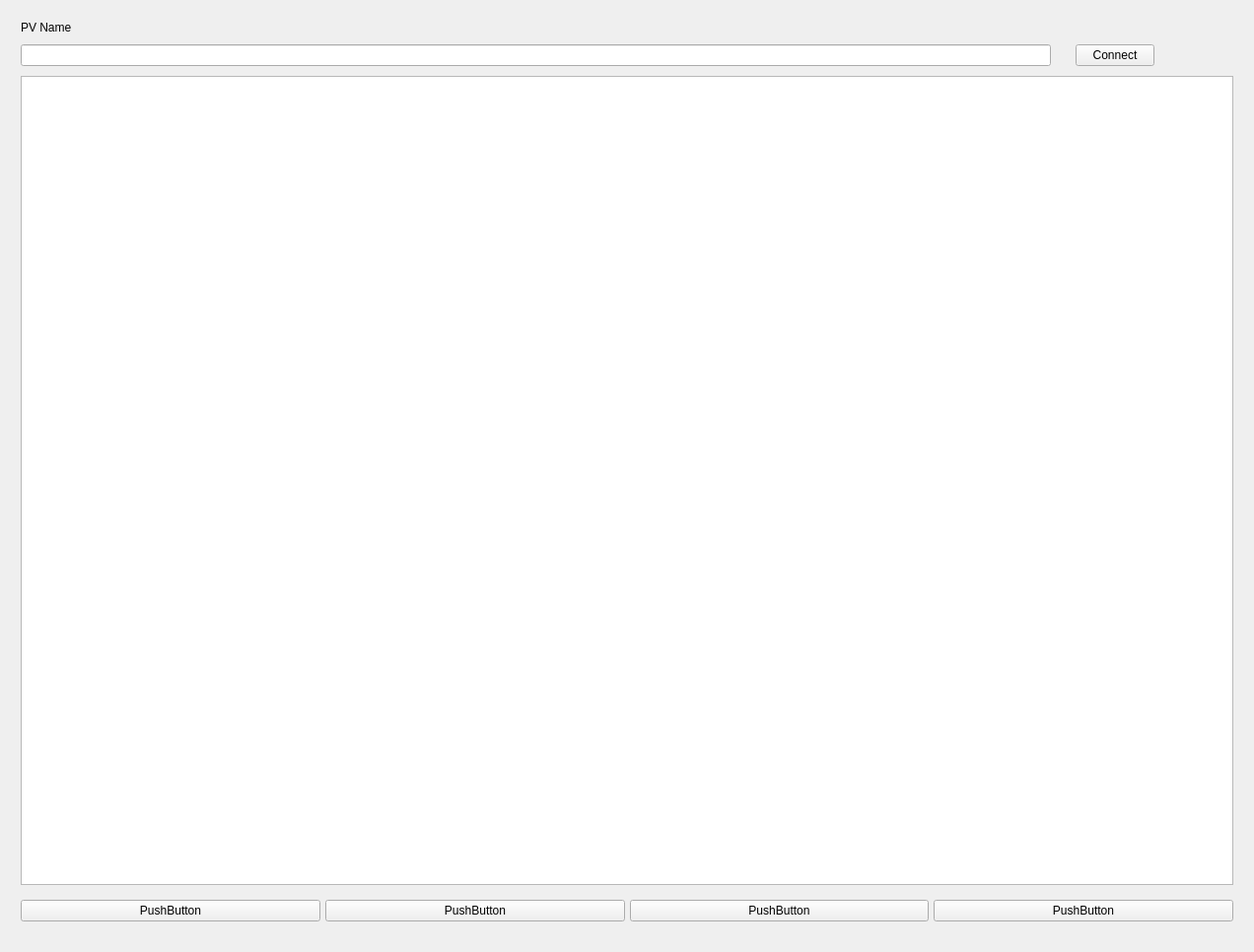
<?xml version="1.0" encoding="UTF-8"?>
<ui version="4.0">
 <class>Form</class>
 <widget class="QWidget" name="Form">
  <property name="geometry">
   <rect>
    <x>0</x>
    <y>0</y>
    <width>1272</width>
    <height>966</height>
   </rect>
  </property>
  <property name="sizePolicy">
   <sizepolicy hsizetype="Preferred" vsizetype="MinimumExpanding">
    <horstretch>0</horstretch>
    <verstretch>0</verstretch>
   </sizepolicy>
  </property>
  <property name="minimumSize">
   <size>
    <width>800</width>
    <height>600</height>
   </size>
  </property>
  <property name="maximumSize">
   <size>
    <width>1600</width>
    <height>1800</height>
   </size>
  </property>
  <property name="windowTitle">
   <string>Form</string>
  </property>
  <layout class="QHBoxLayout" name="horizontalLayout_2">
   <item>
    <layout class="QHBoxLayout" name="horizontalLayout" stretch="0">
     <property name="spacing">
      <number>10</number>
     </property>
     <property name="sizeConstraint">
      <enum>QLayout::SetMinAndMaxSize</enum>
     </property>
     <property name="leftMargin">
      <number>10</number>
     </property>
     <property name="topMargin">
      <number>10</number>
     </property>
     <property name="rightMargin">
      <number>10</number>
     </property>
     <property name="bottomMargin">
      <number>10</number>
     </property>
     <item>
      <layout class="QVBoxLayout" name="verticalLayout">
       <property name="spacing">
        <number>5</number>
       </property>
       <property name="sizeConstraint">
        <enum>QLayout::SetMinAndMaxSize</enum>
       </property>
       <property name="leftMargin">
        <number>0</number>
       </property>
       <property name="topMargin">
        <number>0</number>
       </property>
       <property name="rightMargin">
        <number>0</number>
       </property>
       <property name="bottomMargin">
        <number>0</number>
       </property>
       <item>
        <widget class="QLabel" name="label">
         <property name="text">
          <string>PV Name</string>
         </property>
        </widget>
       </item>
       <item>
        <layout class="QHBoxLayout" name="horizontalLayout_4">
         <property name="spacing">
          <number>25</number>
         </property>
         <property name="sizeConstraint">
          <enum>QLayout::SetMinimumSize</enum>
         </property>
         <property name="leftMargin">
          <number>0</number>
         </property>
         <property name="topMargin">
          <number>5</number>
         </property>
         <property name="rightMargin">
          <number>80</number>
         </property>
         <property name="bottomMargin">
          <number>5</number>
         </property>
         <item>
          <widget class="QLineEdit" name="pv_name"/>
         </item>
         <item>
          <widget class="QPushButton" name="pv_connect_push_button">
           <property name="text">
            <string>Connect</string>
           </property>
          </widget>
         </item>
        </layout>
       </item>
       <item>
        <layout class="QHBoxLayout" name="horizontalLayout_5">
         <property name="spacing">
          <number>15</number>
         </property>
         <item>
          <widget class="PyDMTimePlot" name="timeplot">
           <property name="sizePolicy">
            <sizepolicy hsizetype="Expanding" vsizetype="Expanding">
             <horstretch>0</horstretch>
             <verstretch>0</verstretch>
            </sizepolicy>
           </property>
           <property name="minimumSize">
            <size>
             <width>0</width>
             <height>0</height>
            </size>
           </property>
           <property name="maximumSize">
            <size>
             <width>1600</width>
             <height>1800</height>
            </size>
           </property>
           <property name="toolTip">
            <string/>
           </property>
           <property name="whatsThis">
            <string/>
           </property>
           <property name="sizeAdjustPolicy">
            <enum>QAbstractScrollArea::AdjustToContents</enum>
           </property>
          </widget>
         </item>
         <item>
          <layout class="QVBoxLayout" name="pv_selectors">
           <property name="spacing">
            <number>25</number>
           </property>
          </layout>
         </item>
        </layout>
       </item>
       <item>
        <layout class="QHBoxLayout" name="horizontalLayout_3">
         <property name="topMargin">
          <number>10</number>
         </property>
         <property name="bottomMargin">
          <number>10</number>
         </property>
         <item>
          <widget class="QPushButton" name="pushButton_4">
           <property name="text">
            <string>PushButton</string>
           </property>
          </widget>
         </item>
         <item>
          <widget class="QPushButton" name="pushButton_3">
           <property name="text">
            <string>PushButton</string>
           </property>
          </widget>
         </item>
         <item>
          <widget class="QPushButton" name="pushButton_2">
           <property name="text">
            <string>PushButton</string>
           </property>
          </widget>
         </item>
         <item>
          <widget class="QPushButton" name="pushButton">
           <property name="text">
            <string>PushButton</string>
           </property>
          </widget>
         </item>
        </layout>
       </item>
      </layout>
     </item>
    </layout>
   </item>
  </layout>
 </widget>
 <customwidgets>
  <customwidget>
   <class>PyDMTimePlot</class>
   <extends>QGraphicsView</extends>
   <header>pydm.widgets.timeplot</header>
  </customwidget>
 </customwidgets>
 <resources/>
 <connections/>
</ui>
